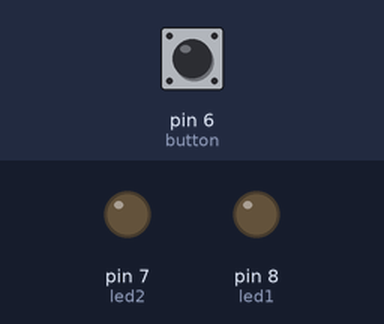
The sketch below on a simulated Arduino Uno, built with avr-gcc and run on an emulated ATmega328P. Parts: output pins drawn as LEDs (lit = HIGH). Dashed ring = blinking. The test bench sets the inputs (shaded band); at power-on: pin 6 (button) HIGH. What the sketch prints to the serial monitor is not drawn.

Above: at 1.2 s.
1.3 s: pin 6 (button) pulsed LOW 5 times (0.12 s each, 0.3 s apart)
At 1.75 s:
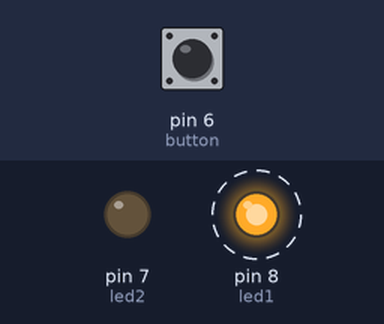
4.3 s: pin 6 (button) pulled LOW for 0.15 s
At 5.2 s:
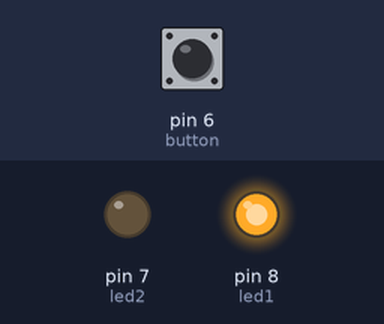
5.9 s: pin 6 (button) pulled LOW for 1 s
At 6.4 s:
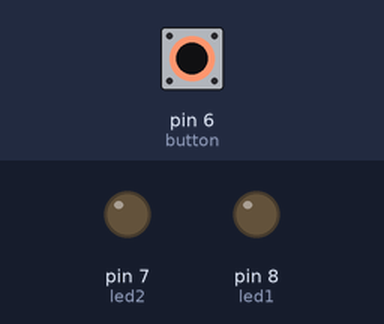
Timing chart, 0 to 8.9 s (numbered marks = the images above; inputs shaded):
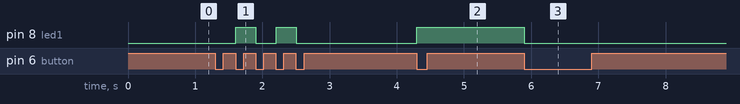

The sketch:

soru5.ino
```cpp
int led1=8,led2=7,button=6;
boolean okuma,sonbutondurumu=HIGH,leddurumu=HIGH,debounced;
long int arttirma=0;
void setup() {
  pinMode(led1, OUTPUT);
  pinMode(led2, OUTPUT);
  digitalWrite(button, HIGH);
  Serial.begin(9600);
}

void loop() {
  okuma = digitalRead(button);
  if (okuma == LOW)
  {
    arttirma++;
    if(arttirma>20)
    {debounced = HIGH;}
  }
  if (okuma == LOW && okuma != sonbutondurumu && debounced == HIGH)
  {
   digitalWrite(led1, leddurumu);
   leddurumu = !leddurumu;
   arttirma=0;
  }
  sonbutondurumu = okuma;
  Serial.println(arttirma);
}
```

Measured:
- after the input at 1.3 s, pin 8 (led1): alternates HIGH for 0.30 s and LOW for 0.30 s, 4 changes in all, then stays LOW, starting after 0.30 s
- after the input at 4.3 s, pin 8 (led1): LOW → HIGH at once
- after the input at 5.9 s, pin 8 (led1): HIGH → LOW at once
